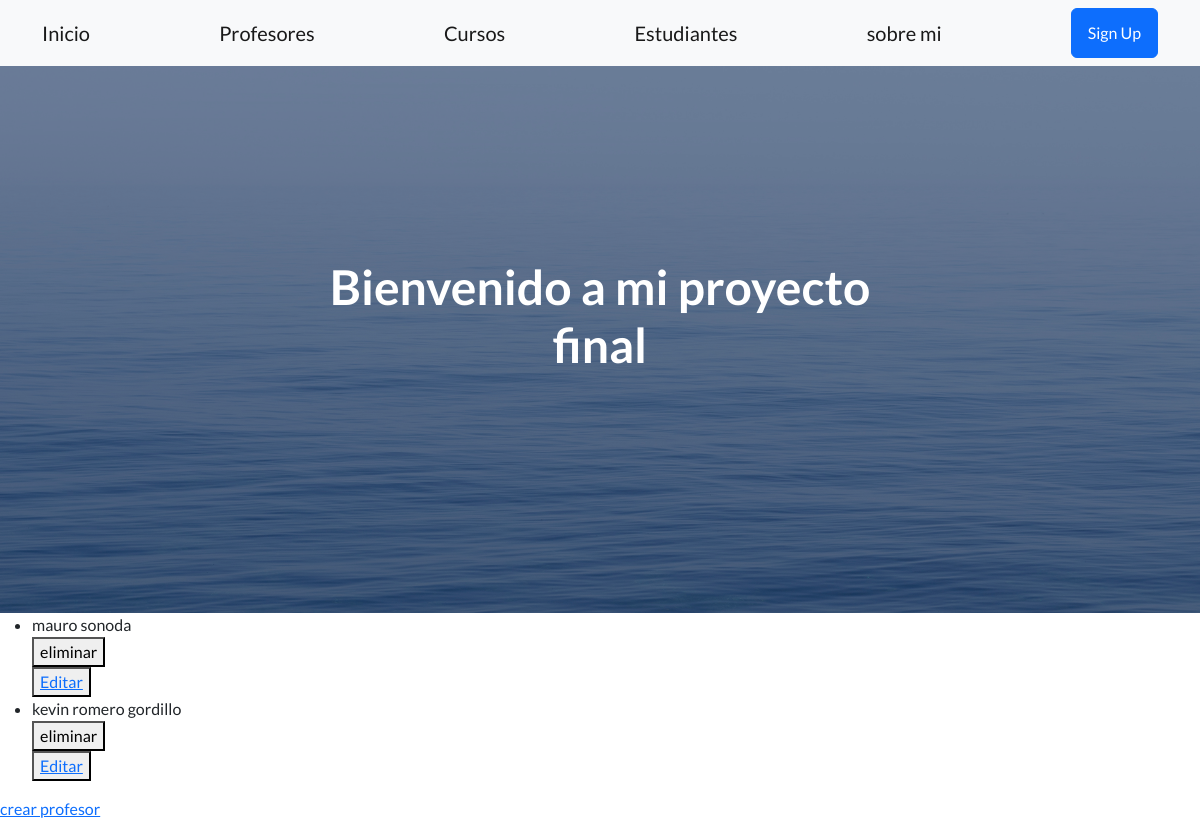
The page /app-coder/listaProfesores/ on the database its author committed.
### AppCoder/models.py (models this page shows)
class Profesor (models.Model):
    nombre=models.CharField(max_length=30)
    apellido=models.CharField(max_length=30)
    profesion=models.CharField(max_length=30)
    email=models.EmailField(null=True)
    def __str__(self):
        return f'{self.nombre} {self.apellido}'

### AppCoder/views.py (the view)
# urls.py: path('listaProfesores/',listaprofesores,name="listaprofesores"),
def listaprofesores(req):
    profesores = Profesor.objects.all()
    return render(req,"leerProfesores.html",{"profesores":profesores})

### AppCoder/templates/leerProfesores.html
{% extends 'padre.html' %}
{% block contenidoQueCambia %}
    <ul>
        {% for profesor in profesores  %}
            <li>{{profesor}}</li>
            <div>
                <form action="{% url 'EliminaProfesores' profesor.id %}" method="post">{% csrf_token %}
                    <button type="submit">eliminar</button>
                </form>
                <button>
                    <a href="{% url 'editarProfesor' profesor.id %}">Editar</a>
                </button>
            </div>
        {% endfor %}
    </ul>
    <a href="{% url 'CreaProfesores' %}">crear profesor</a>
{% endblock contenidoQueCambia %}

### rows shown on the page
Profesor: nombre+apellido "mauro sonoda"
Profesor: nombre+apellido "kevin romero gordillo"
